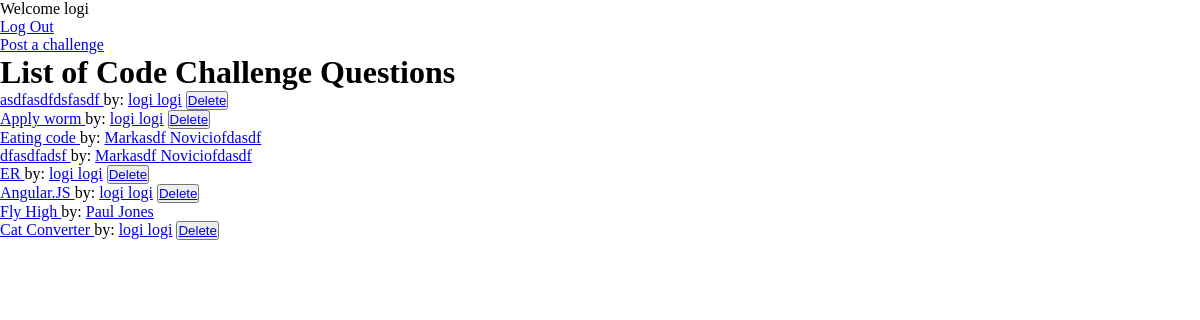
Page /post_challenge/challenges (signed in) on the earlier database version.
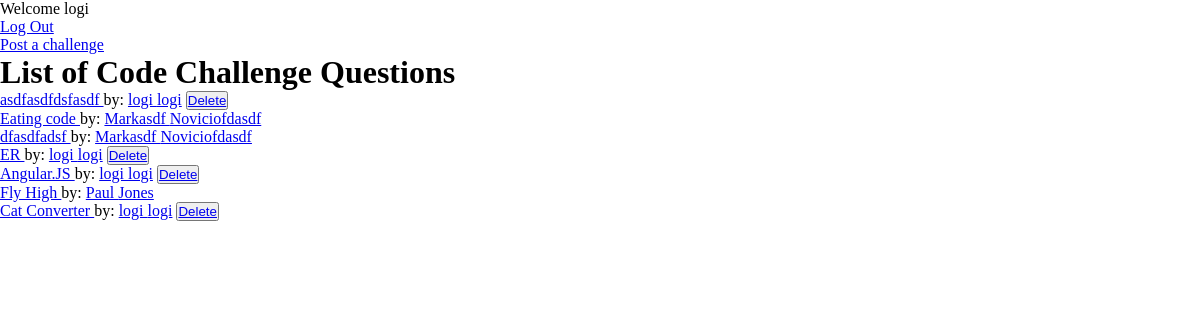
Same page on the later database version.
### login_app/models.py (models this page shows, shortened)
class User(models.Model):
    first_name = models.CharField(max_length=40)
    last_name = models.CharField(max_length=40)
    email = models.EmailField(max_length=100, unique = True)
    password = models.CharField(max_length=100)
    created_at = models.DateTimeField(auto_now_add = True)
    updated_at = models.DateTimeField(auto_now = True)
    objects = UserManager()

### j_schatz_app/models.py (models this page shows, shortened)
class CodeChallenge(models.Model):
    publisher = models.ForeignKey(User, related_name='codechallenges', on_delete=models.CASCADE)
    title = models.CharField(max_length = 50)
    challenge_question = models.TextField()
    created_at = models.DateTimeField(auto_now_add = True)
    updated_at = models.DateTimeField(auto_now = True)
    objects = CodeChallengeManager()

### j_schatz_app/views.py (the view)
# urls.py: path('post_challenge/challenges', views.challenge),
def challenge(request):
    context = {
        "challenges": CodeChallenge.objects.all(),
        "user": User.objects.get(id = request.session['user_id'])
    }
    return render(request, 'challenges.html', context)

### j_schatz_app/templates/challenges.html (shortened to what this page needs)
<!DOCTYPE html>
<html lang="en">
<head>
    {% load static %}
    <link
      rel="stylesheet"
      type="text/css"
      href="{% static '../static/main.css' %}"
    />
</head>
<body>
    <p>Welcome {{user.first_name}}</p>
    <a href="/user/logout">Log Out</a>
    <div><a href= '/success'>Post a challenge</a></div>
    <h1> List of Code Challenge Questions </h1>
    {% for challenge in challenges %}
    <ul>
        <li>
            <p><a href="/post_challenge/coding_challenges/{{challenge.id}}">{{challenge.title}} </a>
                by: <a href="/post_challenge/challenge_publisher/{{challenge.publisher.id}}">{{challenge.publisher.first_name}} {{challenge.publisher.last_name}}</a>
                {% if request.session.user_id == challenge.publisher.id %}
                <button><a href="/post_challenge/coding_challenges/{{challenge.id}}/delete">Delete</a></button>
                {% endif %}
            </p>
        </li>
    </ul>
    {% endfor %}
</body>

### login_app/static/main.css (style rules this page uses)
* { margin: 0; padding:0; }

Differences in the rows shown:
removed CodeChallenge: title "Apply worm", publisher.first_name "logi", publisher.last_name "logi"
